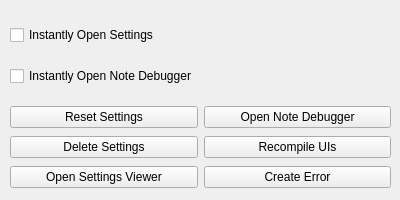
<?xml version="1.0" encoding="UTF-8"?>
<ui version="4.0">
 <class>DebugWindow</class>
 <widget class="QMainWindow" name="DebugWindow">
  <property name="geometry">
   <rect>
    <x>0</x>
    <y>0</y>
    <width>400</width>
    <height>200</height>
   </rect>
  </property>
  <property name="minimumSize">
   <size>
    <width>400</width>
    <height>200</height>
   </size>
  </property>
  <property name="maximumSize">
   <size>
    <width>400</width>
    <height>200</height>
   </size>
  </property>
  <property name="windowTitle">
   <string>Debug</string>
  </property>
  <widget class="QWidget" name="centralwidget">
   <widget class="QWidget" name="gridLayoutWidget">
    <property name="geometry">
     <rect>
      <x>10</x>
      <y>104</y>
      <width>381</width>
      <height>86</height>
     </rect>
    </property>
    <layout class="QGridLayout" name="gridLayout">
     <item row="0" column="2">
      <widget class="QPushButton" name="open_note_debugger_button">
       <property name="text">
        <string>Open Note Debugger</string>
       </property>
      </widget>
     </item>
     <item row="1" column="1">
      <widget class="QPushButton" name="delete_settings_button">
       <property name="text">
        <string>Delete Settings</string>
       </property>
      </widget>
     </item>
     <item row="1" column="2">
      <widget class="QPushButton" name="recompile_uis_button">
       <property name="text">
        <string>Recompile UIs</string>
       </property>
      </widget>
     </item>
     <item row="0" column="1">
      <widget class="QPushButton" name="reset_settings_button">
       <property name="text">
        <string>Reset Settings</string>
       </property>
      </widget>
     </item>
     <item row="2" column="1">
      <widget class="QPushButton" name="open_settings_viewer_button">
       <property name="text">
        <string>Open Settings Viewer</string>
       </property>
      </widget>
     </item>
     <item row="2" column="2">
      <widget class="QPushButton" name="create_error_button">
       <property name="text">
        <string>Create Error</string>
       </property>
      </widget>
     </item>
    </layout>
   </widget>
   <widget class="QWidget" name="verticalLayoutWidget">
    <property name="geometry">
     <rect>
      <x>10</x>
      <y>10</y>
      <width>193</width>
      <height>91</height>
     </rect>
    </property>
    <layout class="QVBoxLayout" name="verticalLayout">
     <item>
      <widget class="QCheckBox" name="instantly_open_settings_checkbox">
       <property name="text">
        <string>Instantly Open Settings</string>
       </property>
      </widget>
     </item>
     <item>
      <widget class="QCheckBox" name="instantly_open_note_debugger_checkbox">
       <property name="text">
        <string>Instantly Open Note Debugger</string>
       </property>
      </widget>
     </item>
    </layout>
   </widget>
  </widget>
 </widget>
 <resources/>
 <connections/>
</ui>
